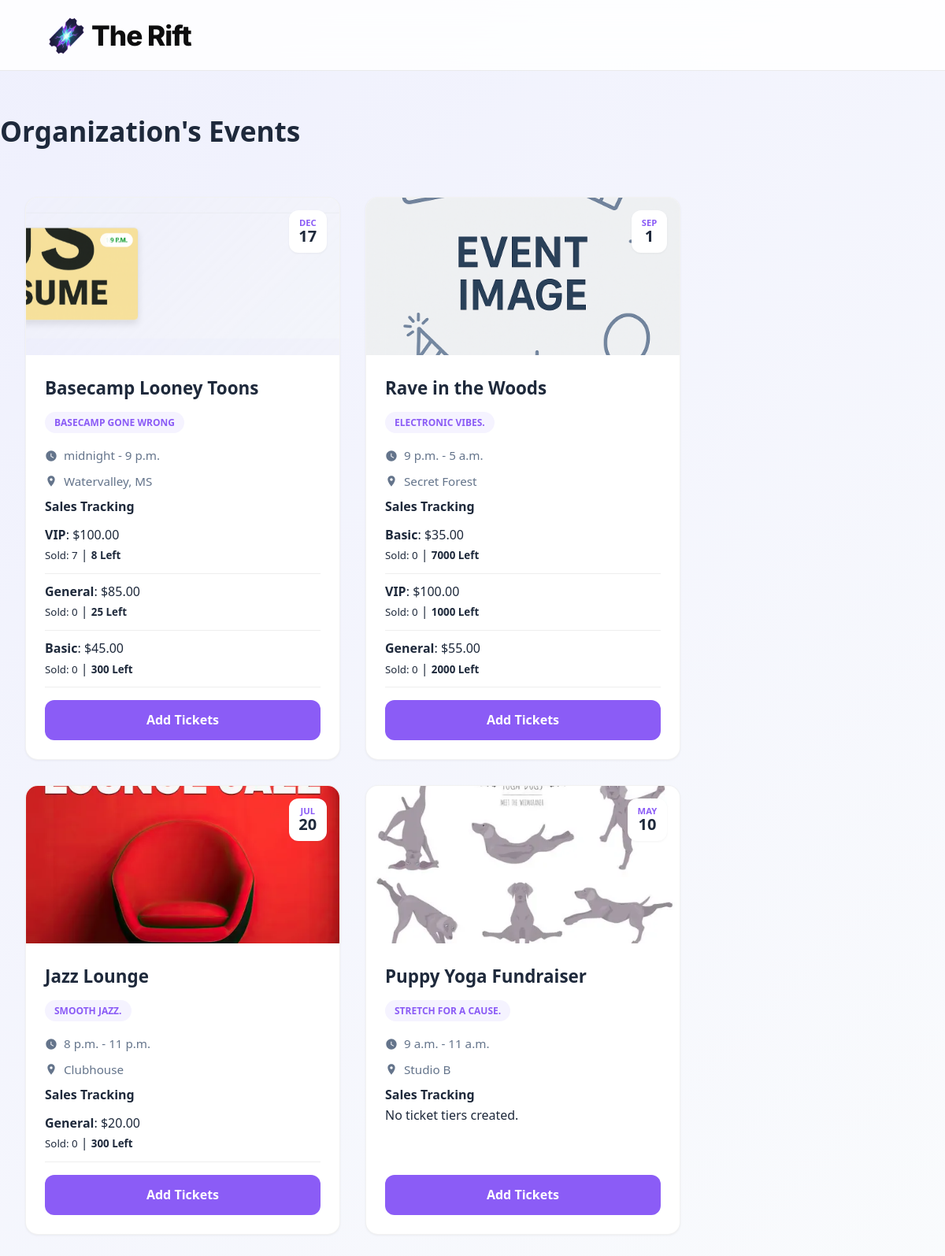
Screenshot of /event/page/ (signed in) with the database file from the repository.
### App/models.py (models this page shows, shortened)
class Event(models.Model):
    organization = models.ForeignKey(Organization, on_delete=models.CASCADE)
    title = models.CharField(max_length=100)
    description = models.TextField()
    banner_image = models.ImageField(upload_to='event_images/', default='event_images/default_eventimage.png',null=True,blank=True)
    location = models.CharField(max_length=100)
    date = models.DateField()
    start_time = models.TimeField()
    end_time = models.TimeField()
    capacity = models.IntegerField()
    created_at = models.DateTimeField(auto_now_add=True)

class TicketTier(models.Model):
    class Status(models.TextChoices):
        VIP = "VIP",('VIP')
        GENERAL = "General",('General')
        BASIC = "Basic",('Basic')
    event = models.ForeignKey(Event, on_delete=models.CASCADE, related_name='ticket_tiers')
    type = models.CharField(max_length=10,choices=Status.choices, default="Basic")
    price = models.DecimalField(max_digits=8, decimal_places=2)
    quantity = models.IntegerField()

### App/views.py (the view)
# urls.py: path('event/page/', v.Event_Page, name='event_page'),
def Event_Page(request):
    membership = OrganizationMembership.objects.get(user=request.user)
    organization = membership.organization
    tier_stats = TicketTier.objects.annotate(
        sold_tickets=Count('ticket'),
        remaining=F('quantity')
    )
    Events = Event.objects.filter(organization=organization).prefetch_related(
        Prefetch('ticket_tiers', queryset=tier_stats)
    )
    return render(request, 'event_page.html', {'Events': Events})

### App/context_processors.py (called while the page is built)
def current_url(request):
    return {
        'current_path': request.path,
        'current_full_url': request.get_full_path(),
        'current_absolute_uri': request.build_absolute_uri(),
    }

def base_view(request):
    if not request.user.is_authenticated:
        return {}
    membership = OrganizationMembership.objects.filter(user=request.user).first()
    if not membership:
        return {}
    if membership.role == "admin":
        status = 1
    elif membership.role == 'user':
        status = 2
    else:
        status = 3
    return {
        'status': status,
        'membership': membership
    }

### App/templates/event_page.html
{% extends 'base.html' %}
{% load static %}
{% block content %}
<link rel="stylesheet" href="{% static 'event_page.css' %}">
<section class="page-title">
    <h1>Organization's Events</h1>
</section>
<main class="container">
    <div class="events-grid">
        {% for event in Events %}
        <article class="event-card">
            <div class="card-image">
                <img src="{{ event.banner_image.url }}" alt="{{ event.title }}">
                <div class="date-badge">
                    <span class="month">{{ event.date|date:"M" }}</span>
                    <span class="day">{{ event.date|date:"j" }}</span>
                </div>
            </div>
            <div class="card-content">
                <div class="event-title">{{ event.title }}</div>
                <h3 class="event-description">{{ event.description }}</h3>
                <div class="event-details">
                    <svg class="icon" viewBox="0 0 24 24">
                        <path
                            d="M12 2C6.5 2 2 6.5 2 12s4.5 10 10 10 10-4.5 10-10S17.5 2 12 2zm4.2 14.2L11 13V7h1.5v5.2l4.5 2.7-.8 1.3z" />
                    </svg>
                    <span>{{ event.start_time }} - {{ event.end_time }}</span>
                </div>
                <div class="event-details">
                    <svg class="icon" viewBox="0 0 24 24">
                        <path
                            d="M12 2C8.1 2 5 5.1 5 9c0 5.2 7 13 7 13s7-7.8 7-13c0-3.9-3.1-7-7-7zm0 9.5c-1.4 0-2.5-1.1-2.5-2.5s1.1-2.5 2.5-2.5 2.5 1.1 2.5 2.5-1.1 2.5-2.5 2.5z" />
                    </svg>
                    <span>{{ event.location }}</span>
                </div>
                <div class="ticket-tiers">
                    <h4>Sales Tracking</h4>
                    {% for tier in event.ticket_tiers.all %}
                    <div class="ticket-tier" style="border-bottom: 1px solid #eee; padding: 10px 0;">
                        <div class="ticket-tier">
                            <div class="tier-info">
                                <strong>{{ tier.get_type_display }}</strong>: ${{ tier.price }}
                            </div>
                            <div class="tier-status">
                                <small>Sold: {{ tier.sold_tickets }}</small> |
                                <small><strong>{{ tier.remaining }} Left</strong></small>
                            </div>
                        </div>
                    </div>
                    {% empty %}
                    <p>No ticket tiers created.</p>
                    {% endfor %}
                </div>
                <div class="card-footer">
                    <a href="{% url 'ticket_tier' event.id %}" class="btn">Add Tickets</a>
                </div>
            </div>
        </article>
        {% endfor %}
    </div>
</main>
{% endblock content %}

### App/static/common.css (style rules this page uses)
:root { --glass-bg: rgba(255, 255, 255, 0.85); --glass-border: 1px solid rgba(0, 0, 0, 0.08); --primary-blue: #007aff; --primary-text: #0d0d0e; --secondary-text: #181616; --pill-bg: #f2f2f5; --hero-gradient: linear-gradient(135deg, #4a148c 0%, #6a1b9a 50%, #9c27b0 100%); --peek-height: 90px; --open-height: 165px; --info-open-height: 1000px; }
body { margin: 0; padding-top: var(--peek-height); font-family: 'Inter', -apple-system, BlinkMacSystemFont, sans-serif; color: var(--primary-text); background: linear-gradient(135deg, rgba(230, 230, 255, 0.5) 0%, rgba(255, 255, 255, 0.2) 100%); }

### App/static/event_page.css (style rules this page uses)
:root { --primary-color: #8b5cf6; --primary-hover: #7c3aed; --primary-light: #f5f3ff; --bg-color: #f8fafc; --card-bg: #ffffff; --text-dark: #1e293b; --text-light: #64748b; --border-radius: 16px; --shadow-sm: 0 1px 3px rgba(0, 0, 0, 0.05); --shadow-md: 0 10px 15px -3px rgba(0, 0, 0, 0.07); --font-main: 'Segoe UI', Roboto, Helvetica, Arial, sans-serif; }
* { box-sizing: border-box; margin: 0; padding: 0; }
body { font-family: var(--font-main); background-color: var(--bg-color); color: var(--text-dark); line-height: 1.6; }
.container { max-width: 1200px; margin: 0 auto; padding: 0 2rem 4rem 2rem; }
.page-title { text-align: left; padding: 3rem 0; max-width: 1200px; margin: 0 auto; }
.page-title h1 { font-size: 2.2rem; font-weight: 800; margin-bottom: 0.5rem; color: var(--text-dark); }
.events-grid { display: grid; grid-template-columns: repeat(auto-fill, minmax(320px, 400px)); gap: 2rem; }
.event-card { background: var(--card-bg); border-radius: var(--border-radius); overflow: hidden; box-shadow: var(--shadow-sm); transition: transform 0.3s ease, box-shadow 0.3s ease; display: flex; flex-direction: column; border: 1px solid rgba(0,0,0,0.05); }
.card-image { height: 200px; background-color: #f1f5f9; position: relative; overflow: hidden; }
.card-image img { width: 100%; height: 100%; object-fit: cover; display: block; }
.date-badge { position: absolute; top: 1rem; right: 1rem; background: white; padding: 0.6rem 0.8rem; border-radius: 12px; text-align: center; box-shadow: var(--shadow-sm); font-weight: bold; line-height: 1.1; z-index: 10; }
.date-badge .month { display: block; font-size: 0.7rem; text-transform: uppercase; color: var(--primary-color); }
.date-badge .day { display: block; font-size: 1.25rem; color: var(--text-dark); }
.card-content { padding: 1.5rem; flex-grow: 1; display: flex; flex-direction: column; }
.event-description { font-size: 0.75rem; color: var(--primary-color); background-color: var(--primary-light); display: inline-block; padding: 0.25rem 0.75rem; border-radius: 20px; font-weight: 700; text-transform: uppercase; margin-bottom: 1rem; align-self: flex-start; }
.event-title { font-size: 1.4rem; font-weight: 700; margin-bottom: 0.75rem; color: var(--text-dark); }
.event-details { display: flex; align-items: center; color: var(--text-light); font-size: 0.95rem; margin-bottom: 0.5rem; }
.icon { width: 16px; height: 16px; margin-right: 0.5rem; fill: currentColor; }
.card-footer { margin-top: auto; padding-top: 1rem; }
.btn { display: inline-block; width: 100%; padding: 0.8rem; background-color: var(--primary-color); border: none; color: white; text-align: center; border-radius: 12px; text-decoration: none; font-weight: 600; transition: all 0.2s; }

### App/templates/base.html (style rules this page uses)
body { margin: 0; padding-top: 90px; font-family: 'Inter', -apple-system, BlinkMacSystemFont, sans-serif; color: #0d0d0e; }

### rows the page displays
Event: banner_image (picture), date "DEC", date "17", title "Basecamp Looney Toons", description "BASECAMP GONE WRONG", start_time "midnight", end_time "9 p.m.", location "Watervalley, MS"
TicketTier: type "VIP", price "100.00", sold_tickets "7", remaining "8"
TicketTier: type "General", price "85.00", sold_tickets "0", remaining "25"
TicketTier: type "Basic", price "45.00", sold_tickets "0", remaining "300"
Event: banner_image (placeholder picture), date "SEP", date "1", title "Rave in the Woods", description "ELECTRONIC VIBES.", start_time "9 p.m.", end_time "5 a.m.", location "Secret Forest"
TicketTier: type "Basic", price "35.00", sold_tickets "0", remaining "7000"
TicketTier: type "VIP", price "100.00", sold_tickets "0", remaining "1000"
TicketTier: type "General", price "55.00", sold_tickets "0", remaining "2000"
Event: banner_image (picture), date "JUL", date "20", title "Jazz Lounge", description "SMOOTH JAZZ.", start_time "8 p.m.", end_time "11 p.m.", location "Clubhouse"
TicketTier: type "General", price "20.00", sold_tickets "0", remaining "300"
Event: banner_image (picture), date "MAY", date "10", title "Puppy Yoga Fundraiser", description "STRETCH FOR A CAUSE.", start_time "9 a.m.", end_time "11 a.m.", location "Studio B"
